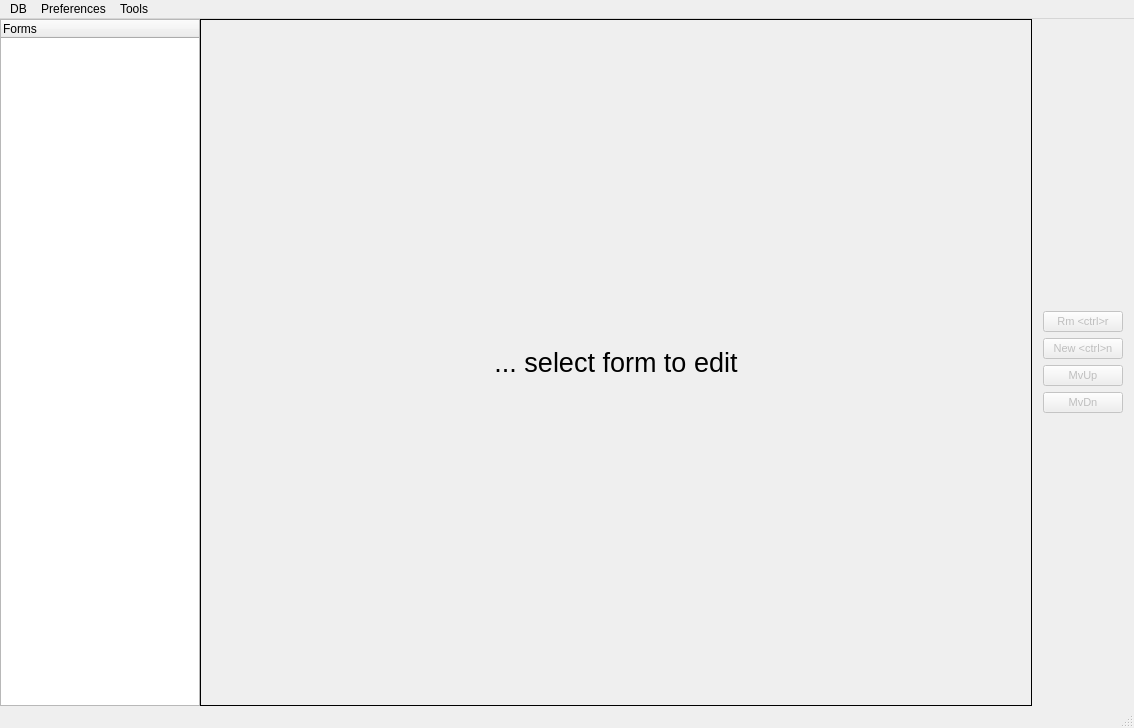
<?xml version="1.0" encoding="UTF-8"?>
<ui version="4.0">
 <class>MainWindow</class>
 <widget class="QMainWindow" name="MainWindow">
  <property name="geometry">
   <rect>
    <x>0</x>
    <y>0</y>
    <width>1134</width>
    <height>728</height>
   </rect>
  </property>
  <property name="windowTitle">
   <string>MainWindow</string>
  </property>
  <widget class="QWidget" name="centralWidget">
   <layout class="QGridLayout" name="gridLayout_4">
    <property name="margin">
     <number>0</number>
    </property>
    <property name="spacing">
     <number>0</number>
    </property>
    <item row="0" column="2" rowspan="2">
     <layout class="QHBoxLayout" name="horizontalLayout" stretch="0,0">
      <property name="spacing">
       <number>0</number>
      </property>
      <item>
       <widget class="QStackedWidget" name="stackedWidget2">
        <property name="sizePolicy">
         <sizepolicy hsizetype="Preferred" vsizetype="Preferred">
          <horstretch>0</horstretch>
          <verstretch>0</verstretch>
         </sizepolicy>
        </property>
        <property name="font">
         <font>
          <pointsize>8</pointsize>
         </font>
        </property>
        <property name="frameShape">
         <enum>QFrame::Box</enum>
        </property>
        <property name="currentIndex">
         <number>0</number>
        </property>
        <widget class="QWidget" name="page_4">
         <layout class="QGridLayout" name="gridLayout_23">
          <item row="0" column="0">
           <widget class="QLabel" name="label_10">
            <property name="font">
             <font>
              <pointsize>20</pointsize>
             </font>
            </property>
            <property name="lineWidth">
             <number>0</number>
            </property>
            <property name="midLineWidth">
             <number>-2</number>
            </property>
            <property name="text">
             <string>... select form to edit</string>
            </property>
            <property name="alignment">
             <set>Qt::AlignCenter</set>
            </property>
           </widget>
          </item>
         </layout>
        </widget>
        <widget class="QWidget" name="page_3">
         <layout class="QGridLayout" name="gridLayout_13">
          <item row="1" column="0">
           <widget class="QTableWidget" name="qtw_sNC">
            <property name="font">
             <font>
              <family>DejaVu LGC Serif Condensed</family>
              <pointsize>9</pointsize>
             </font>
            </property>
            <column>
             <property name="text">
              <string>Serv</string>
             </property>
            </column>
            <column>
             <property name="text">
              <string>Uid</string>
             </property>
            </column>
            <column>
             <property name="text">
              <string>Type</string>
             </property>
            </column>
            <column>
             <property name="text">
              <string>MaxClients</string>
             </property>
            </column>
            <column>
             <property name="text">
              <string>CPU</string>
             </property>
            </column>
            <column>
             <property name="text">
              <string>Memory</string>
             </property>
            </column>
            <column>
             <property name="text">
              <string>ScriptPath</string>
             </property>
            </column>
            <column>
             <property name="text">
              <string>LogPath</string>
             </property>
            </column>
            <column>
             <property name="text">
              <string>Submit</string>
             </property>
            </column>
            <column>
             <property name="text">
              <string>HostName</string>
             </property>
            </column>
            <column>
             <property name="text">
              <string>LoginTheEnd</string>
             </property>
            </column>
           </widget>
          </item>
          <item row="0" column="0">
           <widget class="QLabel" name="label_11">
            <property name="font">
             <font>
              <pointsize>8</pointsize>
             </font>
            </property>
            <property name="text">
             <string>Server::NominalClient</string>
            </property>
           </widget>
          </item>
         </layout>
        </widget>
        <widget class="QWidget" name="page_5">
         <layout class="QGridLayout" name="gridLayout_14">
          <item row="0" column="0">
           <widget class="QLabel" name="label_12">
            <property name="font">
             <font>
              <pointsize>8</pointsize>
             </font>
            </property>
            <property name="text">
             <string>Server::NominalHost</string>
            </property>
           </widget>
          </item>
          <item row="1" column="0">
           <widget class="QTableWidget" name="qtw_sNH">
            <property name="font">
             <font>
              <family>DejaVu LGC Serif Condensed</family>
              <pointsize>9</pointsize>
             </font>
            </property>
            <column>
             <property name="text">
              <string>Serv</string>
             </property>
            </column>
            <column>
             <property name="text">
              <string>HostName</string>
             </property>
            </column>
            <column>
             <property name="text">
              <string>Interface</string>
             </property>
            </column>
            <column>
             <property name="text">
              <string>OS</string>
             </property>
            </column>
            <column>
             <property name="text">
              <string>CPUNumb</string>
             </property>
            </column>
            <column>
             <property name="text">
              <string>Memory</string>
             </property>
            </column>
            <column>
             <property name="text">
              <string>Clock</string>
             </property>
            </column>
            <column>
             <property name="text">
              <string>ClientsAllowed</string>
             </property>
            </column>
            <column>
             <property name="text">
              <string>Status</string>
             </property>
            </column>
           </widget>
          </item>
         </layout>
        </widget>
        <widget class="QWidget" name="page_6">
         <layout class="QGridLayout" name="gridLayout_15">
          <item row="0" column="0">
           <widget class="QLabel" name="label_13">
            <property name="font">
             <font>
              <pointsize>8</pointsize>
             </font>
            </property>
            <property name="text">
             <string>Server::NominalKiller</string>
            </property>
           </widget>
          </item>
          <item row="1" column="0">
           <widget class="QTableWidget" name="qtw_sNK">
            <property name="font">
             <font>
              <family>DejaVu LGC Serif Condensed</family>
              <pointsize>9</pointsize>
             </font>
            </property>
            <column>
             <property name="text">
              <string>Serv</string>
             </property>
            </column>
            <column>
             <property name="text">
              <string>Uid</string>
             </property>
            </column>
            <column>
             <property name="text">
              <string>Type</string>
             </property>
            </column>
            <column>
             <property name="text">
              <string>MaxClients</string>
             </property>
            </column>
            <column>
             <property name="text">
              <string>CPU</string>
             </property>
            </column>
            <column>
             <property name="text">
              <string>Memory</string>
             </property>
            </column>
            <column>
             <property name="text">
              <string>ScriptPath</string>
             </property>
            </column>
            <column>
             <property name="text">
              <string>LogPath</string>
             </property>
            </column>
            <column>
             <property name="text">
              <string>Submit</string>
             </property>
            </column>
            <column>
             <property name="text">
              <string>HostName</string>
             </property>
            </column>
            <column>
             <property name="text">
              <string>LoginTheEnd</string>
             </property>
            </column>
           </widget>
          </item>
         </layout>
        </widget>
        <widget class="QWidget" name="page_7">
         <layout class="QGridLayout" name="gridLayout_16">
          <item row="0" column="0">
           <widget class="QLabel" name="label_14">
            <property name="font">
             <font>
              <pointsize>8</pointsize>
             </font>
            </property>
            <property name="text">
             <string>Server::SetEnvironment</string>
            </property>
           </widget>
          </item>
          <item row="1" column="0">
           <widget class="QTableWidget" name="qtw_sSE">
            <property name="font">
             <font>
              <family>DejaVu LGC Serif Condensed</family>
              <pointsize>9</pointsize>
             </font>
            </property>
            <column>
             <property name="text">
              <string>Serv</string>
             </property>
            </column>
            <column>
             <property name="text">
              <string>EnvironmentVar</string>
             </property>
            </column>
            <column>
             <property name="text">
              <string>Path</string>
             </property>
            </column>
           </widget>
          </item>
         </layout>
        </widget>
        <widget class="QWidget" name="page_8">
         <layout class="QGridLayout" name="gridLayout_17">
          <item row="0" column="0">
           <widget class="QLabel" name="label_15">
            <property name="font">
             <font>
              <pointsize>8</pointsize>
             </font>
            </property>
            <property name="text">
             <string>Producer::NominalClient</string>
            </property>
           </widget>
          </item>
          <item row="1" column="0">
           <widget class="QTableWidget" name="qtw_pNC">
            <property name="font">
             <font>
              <family>DejaVu LGC Serif Condensed</family>
              <pointsize>9</pointsize>
             </font>
            </property>
            <column>
             <property name="text">
              <string>Serv</string>
             </property>
            </column>
            <column>
             <property name="text">
              <string>Uid</string>
             </property>
            </column>
            <column>
             <property name="text">
              <string>Type</string>
             </property>
            </column>
            <column>
             <property name="text">
              <string>MaxClients</string>
             </property>
            </column>
            <column>
             <property name="text">
              <string>CPU</string>
             </property>
            </column>
            <column>
             <property name="text">
              <string>Memory</string>
             </property>
            </column>
            <column>
             <property name="text">
              <string>ScriptPath</string>
             </property>
            </column>
            <column>
             <property name="text">
              <string>LogPath</string>
             </property>
            </column>
            <column>
             <property name="text">
              <string>Submit</string>
             </property>
            </column>
            <column>
             <property name="text">
              <string>HostName</string>
             </property>
            </column>
            <column>
             <property name="text">
              <string>LoginTheEnd</string>
             </property>
            </column>
           </widget>
          </item>
         </layout>
        </widget>
        <widget class="QWidget" name="page_9">
         <layout class="QGridLayout" name="gridLayout_18">
          <item row="0" column="0">
           <widget class="QLabel" name="label_16">
            <property name="font">
             <font>
              <pointsize>8</pointsize>
             </font>
            </property>
            <property name="text">
             <string>Producer::ActiveClient</string>
            </property>
           </widget>
          </item>
          <item row="1" column="0">
           <widget class="QTableWidget" name="qtw_pAC">
            <property name="font">
             <font>
              <family>DejaVu LGC Serif Condensed</family>
              <pointsize>9</pointsize>
             </font>
            </property>
            <column>
             <property name="text">
              <string>Serv</string>
             </property>
            </column>
            <column>
             <property name="text">
              <string>Uid</string>
             </property>
            </column>
            <column>
             <property name="text">
              <string>HostName</string>
             </property>
            </column>
            <column>
             <property name="text">
              <string>Pid</string>
             </property>
            </column>
            <column>
             <property name="text">
              <string>Threads</string>
             </property>
            </column>
            <column>
             <property name="text">
              <string>Mips</string>
             </property>
            </column>
            <column>
             <property name="text">
              <string>Status</string>
             </property>
            </column>
            <column>
             <property name="text">
              <string>Type</string>
             </property>
            </column>
            <column>
             <property name="text">
              <string>ExitStatus</string>
             </property>
            </column>
            <column>
             <property name="text">
              <string>TimeOut</string>
             </property>
            </column>
            <column>
             <property name="text">
              <string>LastUpd</string>
             </property>
            </column>
           </widget>
          </item>
         </layout>
        </widget>
        <widget class="QWidget" name="page_10">
         <layout class="QGridLayout" name="gridLayout_19">
          <item row="0" column="0">
           <widget class="QLabel" name="label_17">
            <property name="font">
             <font>
              <pointsize>8</pointsize>
             </font>
            </property>
            <property name="text">
             <string>Producer::NominalHost</string>
            </property>
           </widget>
          </item>
          <item row="1" column="0">
           <widget class="QTableWidget" name="qtw_pNH">
            <property name="font">
             <font>
              <family>DejaVu LGC Serif Condensed</family>
              <pointsize>9</pointsize>
             </font>
            </property>
            <column>
             <property name="text">
              <string>Serv</string>
             </property>
            </column>
            <column>
             <property name="text">
              <string>HostName</string>
             </property>
            </column>
            <column>
             <property name="text">
              <string>Interface</string>
             </property>
            </column>
            <column>
             <property name="text">
              <string>Status</string>
             </property>
            </column>
            <column>
             <property name="text">
              <string>CliRunning</string>
             </property>
            </column>
            <column>
             <property name="text">
              <string>CliAllowed</string>
             </property>
            </column>
            <column>
             <property name="text">
              <string>CliProcessed</string>
             </property>
            </column>
            <column>
             <property name="text">
              <string>CliFailed</string>
             </property>
            </column>
            <column>
             <property name="text">
              <string>CliKilled</string>
             </property>
            </column>
            <column>
             <property name="text">
              <string>LastFailed</string>
             </property>
            </column>
            <column>
             <property name="text">
              <string>LastUpdate</string>
             </property>
            </column>
            <column>
             <property name="text">
              <string>Clock</string>
             </property>
            </column>
           </widget>
          </item>
         </layout>
        </widget>
        <widget class="QWidget" name="page_11">
         <layout class="QGridLayout" name="gridLayout_20">
          <item row="0" column="0">
           <widget class="QLabel" name="label_18">
            <property name="text">
             <string>Producer::NominalNTuple</string>
            </property>
           </widget>
          </item>
          <item row="1" column="0">
           <widget class="QTableWidget" name="qtw_pNNT">
            <property name="font">
             <font>
              <family>DejaVu LGC Serif Condensed</family>
              <pointsize>9</pointsize>
             </font>
            </property>
            <column>
             <property name="text">
              <string>Serv</string>
             </property>
            </column>
            <column>
             <property name="text">
              <string>Uid</string>
             </property>
            </column>
            <column>
             <property name="text">
              <string>HostName</string>
             </property>
            </column>
            <column>
             <property name="text">
              <string>OutputDirPath</string>
             </property>
            </column>
            <column>
             <property name="text">
              <string>RunMode</string>
             </property>
            </column>
            <column>
             <property name="text">
              <string>UpdFreq</string>
             </property>
            </column>
            <column>
             <property name="text">
              <string>DstType</string>
             </property>
            </column>
           </widget>
          </item>
         </layout>
        </widget>
        <widget class="QWidget" name="page_12">
         <layout class="QGridLayout" name="gridLayout_21">
          <item row="0" column="0">
           <widget class="QLabel" name="label_19">
            <property name="text">
             <string>Producer::ProducedNTuple</string>
            </property>
           </widget>
          </item>
          <item row="1" column="0">
           <widget class="QTableWidget" name="qtw_pPNT">
            <property name="font">
             <font>
              <family>DejaVu LGC Serif Condensed</family>
              <pointsize>9</pointsize>
             </font>
            </property>
            <column>
             <property name="text">
              <string>Serv</string>
             </property>
            </column>
            <column>
             <property name="text">
              <string>Run</string>
             </property>
            </column>
            <column>
             <property name="text">
              <string>Time</string>
             </property>
            </column>
            <column>
             <property name="text">
              <string>FirstEvent</string>
             </property>
            </column>
            <column>
             <property name="text">
              <string>LastEvent</string>
             </property>
            </column>
            <column>
             <property name="text">
              <string>Path</string>
             </property>
            </column>
            <column>
             <property name="text">
              <string>Version</string>
             </property>
            </column>
            <column>
             <property name="text">
              <string>Size</string>
             </property>
            </column>
            <column>
             <property name="text">
              <string>Status</string>
             </property>
            </column>
            <column>
             <property name="text">
              <string>Type</string>
             </property>
            </column>
           </widget>
          </item>
         </layout>
        </widget>
        <widget class="QWidget" name="page_13">
         <layout class="QGridLayout" name="gridLayout_22">
          <item row="0" column="0">
           <widget class="QLabel" name="label_20">
            <property name="text">
             <string>Producer::RunTable</string>
            </property>
           </widget>
          </item>
          <item row="1" column="0">
           <widget class="QTableWidget" name="qtw_pRT">
            <property name="font">
             <font>
              <family>DejaVu LGC Serif Condensed</family>
              <pointsize>9</pointsize>
             </font>
            </property>
            <column>
             <property name="text">
              <string>Serv</string>
             </property>
            </column>
            <column>
             <property name="text">
              <string>Run</string>
             </property>
            </column>
            <column>
             <property name="text">
              <string>Uid</string>
             </property>
            </column>
            <column>
             <property name="text">
              <string>CUid</string>
             </property>
            </column>
            <column>
             <property name="text">
              <string>HostName</string>
             </property>
            </column>
            <column>
             <property name="text">
              <string>FirstEvent</string>
             </property>
            </column>
            <column>
             <property name="text">
              <string>LastEvent</string>
             </property>
            </column>
            <column>
             <property name="text">
              <string>TEvent</string>
             </property>
            </column>
            <column>
             <property name="text">
              <string>TLEvent</string>
             </property>
            </column>
            <column>
             <property name="text">
              <string>Priority</string>
             </property>
            </column>
            <column>
             <property name="text">
              <string>Status</string>
             </property>
            </column>
            <column>
             <property name="text">
              <string>History</string>
             </property>
            </column>
            <column>
             <property name="text">
              <string>Fails</string>
             </property>
            </column>
            <column>
             <property name="text">
              <string>DataMC</string>
             </property>
            </column>
            <column>
             <property name="text">
              <string>FilePath</string>
             </property>
            </column>
            <column>
             <property name="text">
              <string>SubmTime</string>
             </property>
            </column>
            <column>
             <property name="text">
              <string>TimeSpent</string>
             </property>
            </column>
           </widget>
          </item>
         </layout>
        </widget>
       </widget>
      </item>
      <item>
       <widget class="QWidget" name="widget_2" native="true">
        <property name="sizePolicy">
         <sizepolicy hsizetype="Fixed" vsizetype="Fixed">
          <horstretch>0</horstretch>
          <verstretch>0</verstretch>
         </sizepolicy>
        </property>
        <property name="font">
         <font>
          <pointsize>8</pointsize>
         </font>
        </property>
        <layout class="QVBoxLayout" name="verticalLayout">
         <item>
          <widget class="QPushButton" name="pbtRemove">
           <property name="enabled">
            <bool>false</bool>
           </property>
           <property name="text">
            <string>Rm &lt;ctrl&gt;r</string>
           </property>
          </widget>
         </item>
         <item>
          <widget class="QPushButton" name="pbtNew">
           <property name="enabled">
            <bool>false</bool>
           </property>
           <property name="text">
            <string>New &lt;ctrl&gt;n</string>
           </property>
          </widget>
         </item>
         <item>
          <widget class="QPushButton" name="pbtMoveUp">
           <property name="enabled">
            <bool>false</bool>
           </property>
           <property name="text">
            <string>MvUp</string>
           </property>
          </widget>
         </item>
         <item>
          <widget class="QPushButton" name="pbtMoveDown">
           <property name="enabled">
            <bool>false</bool>
           </property>
           <property name="text">
            <string>MvDn</string>
           </property>
          </widget>
         </item>
        </layout>
       </widget>
      </item>
     </layout>
    </item>
    <item row="0" column="1" rowspan="2">
     <widget class="QTreeWidget" name="treeWidget2">
      <property name="sizePolicy">
       <sizepolicy hsizetype="Fixed" vsizetype="Expanding">
        <horstretch>0</horstretch>
        <verstretch>0</verstretch>
       </sizepolicy>
      </property>
      <property name="maximumSize">
       <size>
        <width>200</width>
        <height>16777215</height>
       </size>
      </property>
      <column>
       <property name="text">
        <string>Forms</string>
       </property>
      </column>
     </widget>
    </item>
   </layout>
  </widget>
  <widget class="QMenuBar" name="menuBar">
   <property name="geometry">
    <rect>
     <x>0</x>
     <y>0</y>
     <width>1134</width>
     <height>23</height>
    </rect>
   </property>
   <widget class="QMenu" name="menuFiles">
    <property name="title">
     <string>DB</string>
    </property>
    <addaction name="actOpen"/>
    <addaction name="actNew"/>
    <addaction name="actNew2"/>
    <addaction name="actRecover"/>
    <addaction name="separator"/>
    <addaction name="actUpdateStatus"/>
    <addaction name="actCommitStatus"/>
    <addaction name="separator"/>
    <addaction name="actQuit"/>
   </widget>
   <widget class="QMenu" name="menuPreferences">
    <property name="title">
     <string>Preferences</string>
    </property>
    <addaction name="actZoomIn"/>
    <addaction name="actZoomOut"/>
    <addaction name="separator"/>
    <addaction name="actUseFilter"/>
    <addaction name="separator"/>
   </widget>
   <widget class="QMenu" name="menuTools">
    <property name="title">
     <string>Tools</string>
    </property>
    <addaction name="actExportDB"/>
    <addaction name="actImportDB"/>
    <addaction name="separator"/>
    <addaction name="actSetFilter"/>
   </widget>
   <addaction name="menuFiles"/>
   <addaction name="menuPreferences"/>
   <addaction name="menuTools"/>
  </widget>
  <widget class="QStatusBar" name="statusBar">
   <property name="font">
    <font>
     <family>DejaVu LGC Serif Condensed</family>
     <pointsize>9</pointsize>
    </font>
   </property>
  </widget>
  <action name="actQuit">
   <property name="text">
    <string>Quit                &lt;alt&gt;q</string>
   </property>
  </action>
  <action name="actOpen">
   <property name="text">
    <string>Open</string>
   </property>
   <property name="iconText">
    <string>Open DB file</string>
   </property>
   <property name="toolTip">
    <string>Open DB file</string>
   </property>
  </action>
  <action name="actZoomIn">
   <property name="text">
    <string>Zoom In        &lt;ctrl&gt;+</string>
   </property>
   <property name="iconText">
    <string>Zoom In</string>
   </property>
   <property name="toolTip">
    <string>Zoom In</string>
   </property>
  </action>
  <action name="actZoomOut">
   <property name="text">
    <string>Zoom Out     &lt;ctrl&gt;-</string>
   </property>
   <property name="iconText">
    <string>Zoom Out</string>
   </property>
   <property name="toolTip">
    <string>Zoom Out</string>
   </property>
  </action>
  <action name="actExportDB">
   <property name="text">
    <string>Export DB</string>
   </property>
  </action>
  <action name="actNew">
   <property name="text">
    <string>New</string>
   </property>
   <property name="iconText">
    <string>New DB file</string>
   </property>
   <property name="toolTip">
    <string>New DB file</string>
   </property>
  </action>
  <action name="actUseFilter">
   <property name="checkable">
    <bool>true</bool>
   </property>
   <property name="text">
    <string>Use filter</string>
   </property>
   <property name="iconText">
    <string>UseFilter</string>
   </property>
  </action>
  <action name="actSetFilter">
   <property name="text">
    <string>Set filter    &lt;ctrl&gt;f</string>
   </property>
   <property name="iconText">
    <string>Set filter</string>
   </property>
   <property name="toolTip">
    <string>Set filter</string>
   </property>
  </action>
  <action name="actSaveAs">
   <property name="text">
    <string>Save as</string>
   </property>
  </action>
  <action name="actImportDB">
   <property name="text">
    <string>Import DB</string>
   </property>
  </action>
  <action name="actUpdateStatus">
   <property name="text">
    <string>Update table  &lt;alt&gt;u</string>
   </property>
   <property name="iconText">
    <string>Update table from DB </string>
   </property>
   <property name="toolTip">
    <string>Update table from DB </string>
   </property>
  </action>
  <action name="actCommitStatus">
   <property name="text">
    <string>Commit table  &lt;alt&gt;c</string>
   </property>
   <property name="iconText">
    <string>Commit table to DB</string>
   </property>
   <property name="toolTip">
    <string>Commit table to DB</string>
   </property>
  </action>
  <action name="actRecover">
   <property name="text">
    <string>Recover</string>
   </property>
  </action>
  <action name="actNew2">
   <property name="text">
    <string>New v.2</string>
   </property>
  </action>
 </widget>
 <layoutdefault spacing="6" margin="11"/>
 <resources/>
 <connections/>
</ui>
